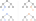

Here is the gnuplot script that generated this plot:
#
# DELETE
#

WIDTH  = 36
HEIGHT = 21

load "docs/plots/functions.gnuplot"
load "docs/plots/figures/graph.gnuplot"
load "docs/plots/components.gnuplot"
load "docs/plots/ruler.gnuplot"
load "docs/plots/colors.gnuplot"

COLOR_1 = BLUE
COLOR_2 = ORANGE

dx = real(2)
dy = real(3)


#
# CENTER DIVIDE
#
eval line(18, 1, 18, 23, 0, 1, GRAY)


#
# TOP LEFT
#
X_OFFSET = 1
Y_OFFSET = -2

eval line(dx * 3 - 0.5, dy * 1 - 0.5, dx * 3 + 0.5, dy * 1 + 0.5, 0, 1, BLACK)
eval line(dx * 3 + 0.5, dy * 1 - 0.5, dx * 3 - 0.5, dy * 1 + 0.5, 0, 1, BLACK)

eval node(dx * 0, dy * 3, BLACK)
eval node(dx * 1, dy * 2, BLACK)
eval node(dx * 2, dy * 3, COLOR_1)
eval node(dx * 3, dy * 1, BLACK)
eval node(dx * 4, dy * 3, BLACK)
eval node(dx * 5, dy * 2, BLACK)
eval node(dx * 6, dy * 3, BLACK)
eval tree(dx * 1, dy * 4, COLOR_1)

eval text(dx * 0, dy * 3, "A", BLACK)
eval text(dx * 1, dy * 2, "B", BLACK)
eval text(dx * 2, dy * 3, "C", BLACK)
eval text(dx * 3, dy * 1, "D", BLACK)
eval text(dx * 4, dy * 3, "E", BLACK)
eval text(dx * 5, dy * 2, "F", BLACK)
eval text(dx * 6, dy * 3, "G", BLACK)

eval link(dx * 1, dy * 2, dx * 0, dy * 3, 0, 1, BLACK)
eval link(dx * 3, dy * 1, dx * 1, dy * 2, 1, 1, BLACK)
eval link(dx * 1, dy * 2, dx * 2, dy * 3, 1, 1, BLACK)
eval link(dx * 5, dy * 2, dx * 6, dy * 3, 0, 1, BLACK)
eval link(dx * 5, dy * 2, dx * 4, dy * 3, 0, 1, BLACK)
eval link(dx * 2, dy * 3, dx * 1, dy * 4, 0, 1, COLOR_1)
eval link(dx * 3, dy * 1, dx * 5, dy * 2, 0, 1, BLACK)


#
# TOP RIGHT
#
X_OFFSET = 23
Y_OFFSET = -2

eval line(dx * 3 - 0.5, dy * 1 - 0.5, dx * 3 + 0.5, dy * 1 + 0.5, 0, 1, BLACK)
eval line(dx * 3 + 0.5, dy * 1 - 0.5, dx * 3 - 0.5, dy * 1 + 0.5, 0, 1, BLACK)

eval node(dx * 0, dy * 3, BLACK)
eval node(dx * 1, dy * 2, BLACK)
eval node(dx * 2, dy * 3, BLACK)
eval node(dx * 3, dy * 1, BLACK)
eval node(dx * 4, dy * 3, COLOR_2)
eval node(dx * 5, dy * 2, BLACK)
eval node(dx * 6, dy * 3, BLACK)
eval tree(dx * 5, dy * 4, COLOR_2)

eval text(dx * 0, dy * 3, "A", BLACK)
eval text(dx * 1, dy * 2, "B", BLACK)
eval text(dx * 2, dy * 3, "C", BLACK)
eval text(dx * 3, dy * 1, "D", BLACK)
eval text(dx * 4, dy * 3, "E", BLACK)
eval text(dx * 5, dy * 2, "F", BLACK)
eval text(dx * 6, dy * 3, "G", BLACK)

eval link(dx * 1, dy * 2, dx * 0, dy * 3, 0, 1, BLACK)
eval link(dx * 3, dy * 1, dx * 1, dy * 2, 0, 1, BLACK)
eval link(dx * 1, dy * 2, dx * 2, dy * 3, 0, 1, BLACK)
eval link(dx * 5, dy * 2, dx * 6, dy * 3, 0, 1, BLACK)
eval link(dx * 5, dy * 2, dx * 4, dy * 3, 1, 1, BLACK)
eval link(dx * 4, dy * 3, dx * 5, dy * 4, 0, 1, COLOR_2)
eval link(dx * 3, dy * 1, dx * 5, dy * 2, 1, 1, BLACK)


#
# BOTTOM LEFT
#
X_OFFSET = 1
Y_OFFSET = 11

eval node(dx * 0, dy * 3, BLACK)
eval node(dx * 1, dy * 2, BLACK)
eval node(dx * 3, dy * 1, COLOR_1)
eval node(dx * 4, dy * 3, BLACK)
eval node(dx * 5, dy * 2, BLACK)
eval node(dx * 6, dy * 3, BLACK)

eval text(dx * 0, dy * 3, "A", BLACK)
eval text(dx * 1, dy * 2, "B", BLACK)
eval text(dx * 3, dy * 1, "C", BLACK)
eval text(dx * 4, dy * 3, "E", BLACK)
eval text(dx * 5, dy * 2, "F", BLACK)
eval text(dx * 6, dy * 3, "G", BLACK)

eval tree(dx * 2, dy * 3, COLOR_1)

eval link(dx * 1, dy * 2, dx * 0, dy * 3, 0, 1, BLACK)
eval link(dx * 3, dy * 1, dx * 1, dy * 2, 0, 1, BLACK)
eval link(dx * 1, dy * 2, dx * 2, dy * 3, 0, 1, BLACK)
eval link(dx * 5, dy * 2, dx * 6, dy * 3, 0, 1, BLACK)
eval link(dx * 5, dy * 2, dx * 4, dy * 3, 0, 1, BLACK)
eval link(dx * 3, dy * 1, dx * 5, dy * 2, 0, 1, BLACK)


#
# BOTTOM RIGHT
#
X_OFFSET = 23
Y_OFFSET = 11

eval node(dx * 0, dy * 3, BLACK)
eval node(dx * 1, dy * 2, BLACK)
eval node(dx * 2, dy * 3, BLACK)
eval node(dx * 3, dy * 1, COLOR_2)

eval node(dx * 5, dy * 2, BLACK)
eval node(dx * 6, dy * 3, BLACK)

eval text(dx * 0, dy * 3, "A", BLACK)
eval text(dx * 1, dy * 2, "B", BLACK)
eval text(dx * 2, dy * 3, "C", BLACK)
eval text(dx * 3, dy * 1, "E", BLACK)
eval text(dx * 5, dy * 2, "F", BLACK)
eval text(dx * 6, dy * 3, "G", BLACK)

eval tree(dx * 4, dy * 3, COLOR_2)

eval link(dx * 1, dy * 2, dx * 0, dy * 3, 0, 1, BLACK)
eval link(dx * 3, dy * 1, dx * 1, dy * 2, 0, 1, BLACK)
eval link(dx * 1, dy * 2, dx * 2, dy * 3, 0, 1, BLACK)
eval link(dx * 5, dy * 2, dx * 6, dy * 3, 0, 1, BLACK)
eval link(dx * 5, dy * 2, dx * 4, dy * 3, 0, 1, BLACK)
eval link(dx * 3, dy * 1, dx * 5, dy * 2, 0, 1, BLACK)

plot NaN notitle
